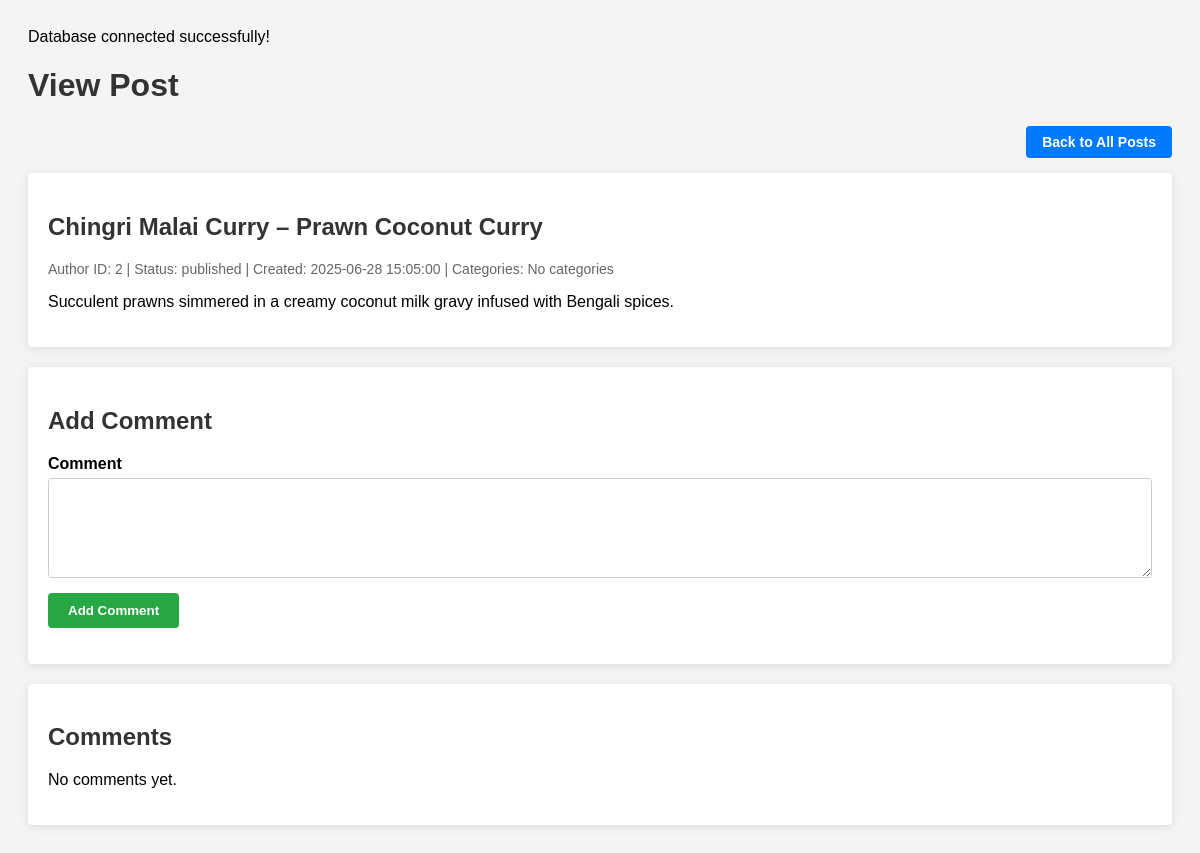
The page /view/dashboard/view_post.php?post_id=2 (signed in) on the database its author committed.
### tables this page shows
CREATE TABLE `posts` (
  `post_id` int(11) NOT NULL,
  `title` varchar(255) NOT NULL,
  `content` longtext NOT NULL,
  `author_id` int(11) NOT NULL,
  `status` enum('draft','published') DEFAULT 'draft',
  `created_at` datetime DEFAULT current_timestamp()
);

### view/dashboard/view_post.php (the view, shortened to what this page needs)
<?php
include "../../model/database.php";
$post_id = (int)$_GET['post_id'];
$sql = "SELECT * FROM posts WHERE post_id = $post_id";
$post_result = mysqli_query($conn, $sql);
$post = mysqli_fetch_assoc($post_result);
$categories = [];
$sql = "SELECT * FROM comments WHERE post_id = $post_id ORDER BY created_at DESC";
$comments_result = mysqli_query($conn, $sql);
?>
<!DOCTYPE html>
<html lang="en">
<head>
</head>
<body>
    <h1>View Post</h1>
    <div class="top-bar">
        <a href="see_post.php" class="home-btn">Back to All Posts</a>
    </div>
    <div class="post-container">
        <h2><?= htmlspecialchars($post['title']) ?></h2>
        <div class="post-meta">
            Author ID: <?= htmlspecialchars($post['author_id']) ?> |
            Status: <?= htmlspecialchars($post['status']) ?> |
            Created: <?= htmlspecialchars($post['created_at']) ?> |
            Categories: <?= !empty($categories) ? htmlspecialchars(implode(', ', $categories)) : 'No categories' ?>
        </div>
        <div class="post-content">
            <?= $post['content'] ?>
        </div>
    </div>
    <div class="comment-form">
        <h2>Add Comment</h2>
        <form method="POST" action="">
            <label for="content">Comment</label>
            <textarea id="content" name="content" required></textarea>
            <input type="submit" value="Add Comment">
        </form>
    </div>
    <div class="comments-container">
        <h2>Comments</h2>
        <?php if (mysqli_num_rows($comments_result) > 0): ?>
            <?php while ($comment = mysqli_fetch_assoc($comments_result)): ?>
                <div class="comment">
                    <div class="comment-meta">
                        By: <?= $comment['user_id'] ? 'User #' . htmlspecialchars($comment['user_id']) : 'Author #' . htmlspecialchars($comment['author_id']) ?> |
                        Posted: <?= htmlspecialchars($comment['created_at']) ?>
                    </div>
                    <div class="comment-content">
                        <?= htmlspecialchars($comment['content']) ?>
                    </div>
                </div>
            <?php endwhile; ?>
        <?php else: ?>
            <p>No comments yet.</p>
        <?php endif; ?>
    </div>
</body>
</html>

### view/dashboard/view_post.php (style rules this page uses)
body { font-family: Arial, sans-serif; background: #f4f4f4; padding: 20px; }
h1, h2 { color: #333; }
.top-bar { width: 100%; display: flex; justify-content: flex-end; margin-bottom: 15px; }
.home-btn { background-color: #007BFF; color: white; padding: 8px 16px; border-radius: 4px; text-decoration: none; font-weight: bold; font-size: 14px; transition: background-color 0.3s ease; }
.post-container { background: white; padding: 20px; margin-bottom: 20px; box-shadow: 0 2px 10px rgba(0, 0, 0, 0.1); border-radius: 4px; }
.post-meta { color: #666; font-size: 14px; margin-bottom: 10px; }
.comment-form { background: white; padding: 20px; margin-bottom: 20px; box-shadow: 0 2px 10px rgba(0, 0, 0, 0.1); border-radius: 4px; }
.comment-form label { display: block; margin: 10px 0 5px; font-weight: bold; }
.comment-form textarea { width: 100%; padding: 8px; border-radius: 4px; border: 1px solid #ccc; box-sizing: border-box; resize: vertical; min-height: 100px; }
.comment-form input[type="submit"] { background-color: #28a745; color: white; padding: 10px 20px; margin-top: 15px; border: none; border-radius: 4px; cursor: pointer; font-weight: bold; }
.comments-container { background: white; padding: 20px; box-shadow: 0 2px 10px rgba(0, 0, 0, 0.1); border-radius: 4px; }

### rows shown on the page
posts: title "Chingri Malai Curry – Prawn Coconut Curry", author "2", status "published", created_at "2025-06-28 15:05:00", content "Succulent prawns simmered in a creamy coconut milk gravy infused with Bengali spices."
